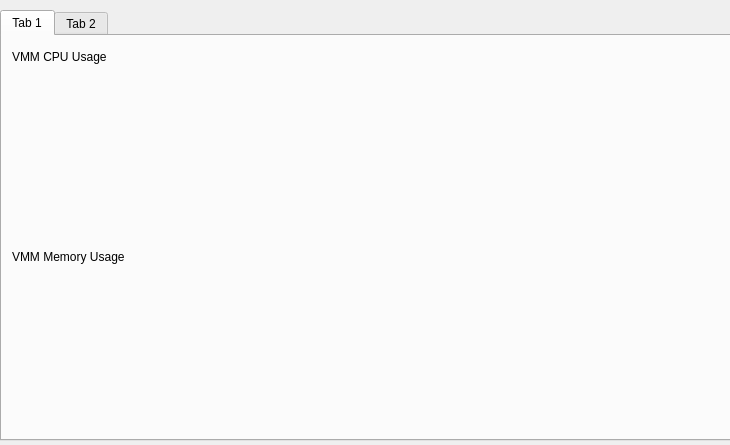
<?xml version="1.0" encoding="UTF-8"?>
<ui version="4.0">
 <class>VMMMonitorDialog</class>
 <widget class="QDialog" name="VMMMonitorDialog">
  <property name="geometry">
   <rect>
    <x>0</x>
    <y>0</y>
    <width>730</width>
    <height>445</height>
   </rect>
  </property>
  <property name="windowTitle">
   <string>Dialog</string>
  </property>
  <widget class="QTabWidget" name="tabWidget">
   <property name="geometry">
    <rect>
     <x>0</x>
     <y>10</y>
     <width>731</width>
     <height>431</height>
    </rect>
   </property>
   <property name="currentIndex">
    <number>0</number>
   </property>
   <widget class="QWidget" name="tabResource">
    <attribute name="title">
     <string>Tab 1</string>
    </attribute>
    <widget class="QLabel" name="labelCPU">
     <property name="geometry">
      <rect>
       <x>10</x>
       <y>10</y>
       <width>141</width>
       <height>21</height>
      </rect>
     </property>
     <property name="text">
      <string>VMM CPU Usage</string>
     </property>
    </widget>
    <widget class="QLabel" name="labelMem">
     <property name="geometry">
      <rect>
       <x>10</x>
       <y>210</y>
       <width>141</width>
       <height>21</height>
      </rect>
     </property>
     <property name="text">
      <string>VMM Memory Usage</string>
     </property>
    </widget>
    <widget class="QCustomPlot" name="qcpCPU" native="true">
     <property name="geometry">
      <rect>
       <x>10</x>
       <y>40</y>
       <width>711</width>
       <height>151</height>
      </rect>
     </property>
    </widget>
    <widget class="QCustomPlot" name="qcpMem" native="true">
     <property name="geometry">
      <rect>
       <x>10</x>
       <y>240</y>
       <width>711</width>
       <height>151</height>
      </rect>
     </property>
    </widget>
   </widget>
   <widget class="QWidget" name="tabVMs">
    <attribute name="title">
     <string>Tab 2</string>
    </attribute>
   </widget>
  </widget>
 </widget>
 <customwidgets>
  <customwidget>
   <class>QCustomPlot</class>
   <extends>QWidget</extends>
   <header location="global">qcustomplot.h</header>
   <container>1</container>
  </customwidget>
 </customwidgets>
 <resources/>
 <connections/>
</ui>
